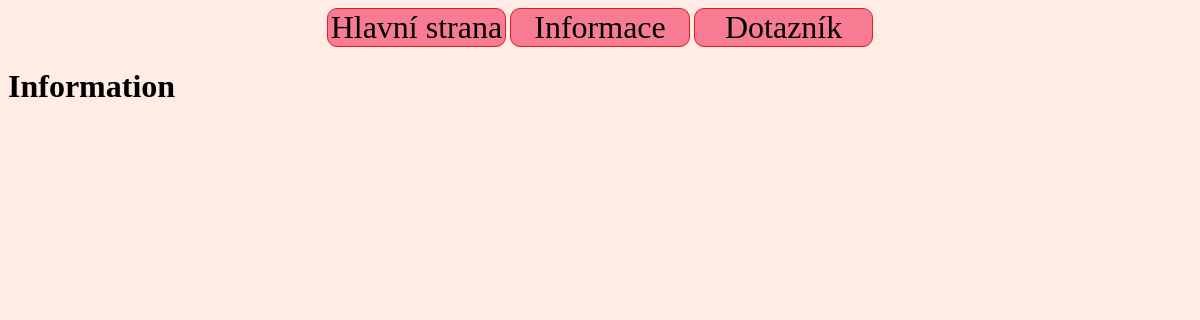
The app's page /info/, older data.
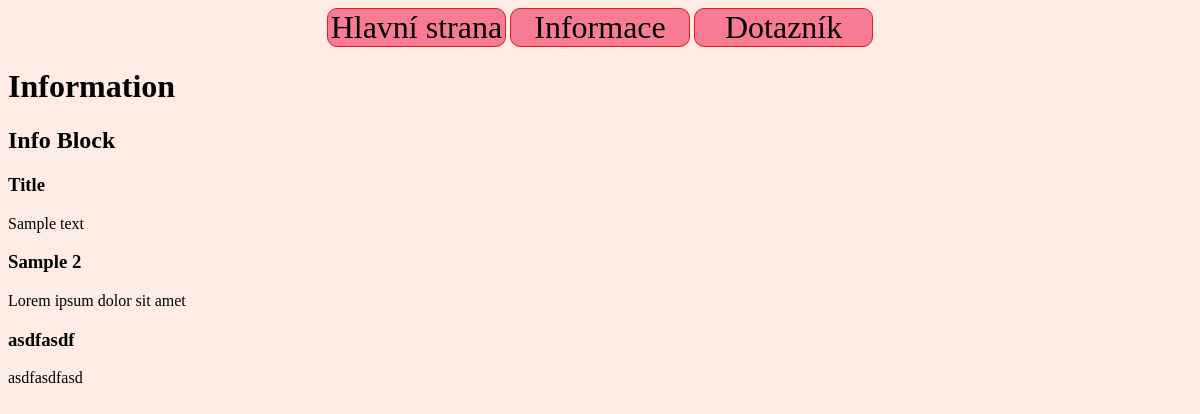
The same page, newer data.
### information/models.py (models this page shows)
class InfoBlock(Model):
    name: CharField = CharField(max_length=255)

class Information(Model):
    block: ForeignKey = ForeignKey(InfoBlock, on_delete=models.CASCADE)
    title: CharField = CharField(max_length=255)
    text: TextField = TextField()

### information/views.py (the view)
# urls.py: path('', views.index, name='index'),
def index(request) -> HttpResponse:
    blocks = InfoBlock.objects.all()
    infos: dict[InfoBlock, list[Information]] = {}
    for block in blocks:
        infos[block] = []
        infos[block].extend(Information.objects.filter(block=block))
    context = {'infos': infos, 'top_layout': top_layout.get()}
    return render(request, 'information/index.html', context)

### top_layout.py (called while the page is built)
def get() -> str:
    return open(Path(__file__).parent/'top_layout.html', 'r', encoding='utf-8').read()

### information/templates/information/index.html
<html>
{{ top_layout | safe}}
<h1>Information</h1>
{% for block, infolist in infos.items %}
    <h2> {{ block.name }} </h2>
    {% for info in infolist %}
        <h3> {{ info.title }} </h3>
        <p>{{ info.text }}</p>
    {% endfor %}
{% endfor %}
</html>

Row changes from the older to the newer data that the page shows:
added InfoBlock: name "Info Block"
added Information: title "Title", text "Sample text"
added Information: title "Sample 2", text "Lorem ipsum dolor sit amet"
added Information: title "asdfasdf", text "asdfasdfasd"
